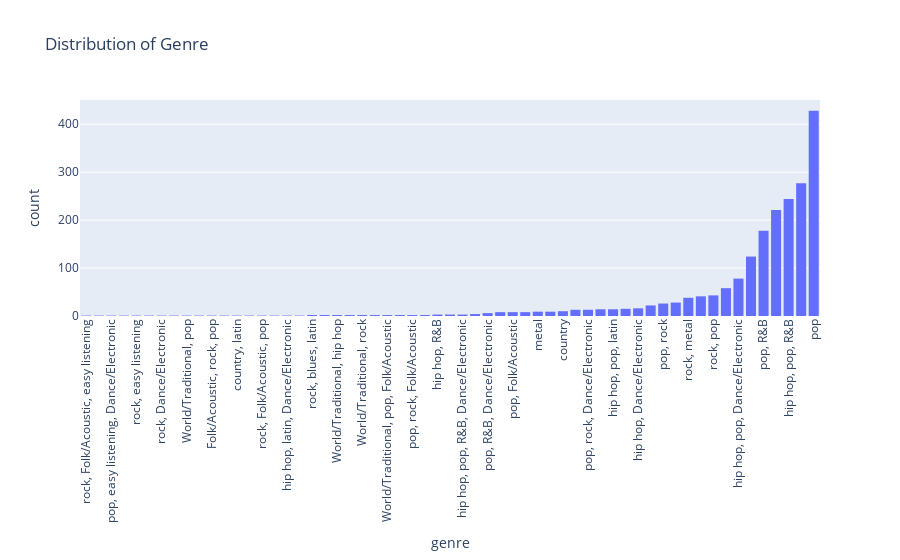

This figure's notebook cell:
### Code cell
fig = px.histogram(df, x='genre', title = 'Distribution of Genre')
fig.update_xaxes(categoryorder = "total ascending")
fig.update_xaxes(tickangle = -90)
fig.show()

### Figure 1 — Plotly figure (JSON) as saved in the notebook; plotly's stock layout.template omitted (floating-point values rounded to 4 significant figures; data arrays with more than 128 entries replaced by an {"elided": "..."} marker saying what was removed)
{"data": [{"alignmentgroup": "True", "bingroup": "x", "hovertemplate": "genre=%{x}<br>count=%{y}<extra></extra>", "legendgroup": "", "marker": {"color": "#636efa", "pattern": {"shape": ""}}, "name": "", "offsetgroup": "", "orientation": "v", "showlegend": false, "type": "histogram", "x": {"elided": "2000 str values"}, "xaxis": "x", "yaxis": "y"}], "layout": {"barmode": "relative", "legend": {"tracegroupgap": 0}, "title": {"text": "Distribution of Genre"}, "xaxis": {"anchor": "y", "categoryorder": "total ascending", "domain": [0, 1], "tickangle": -90, "title": {"text": "genre"}}, "yaxis": {"anchor": "x", "domain": [0, 1], "title": {"text": "count"}}}}
